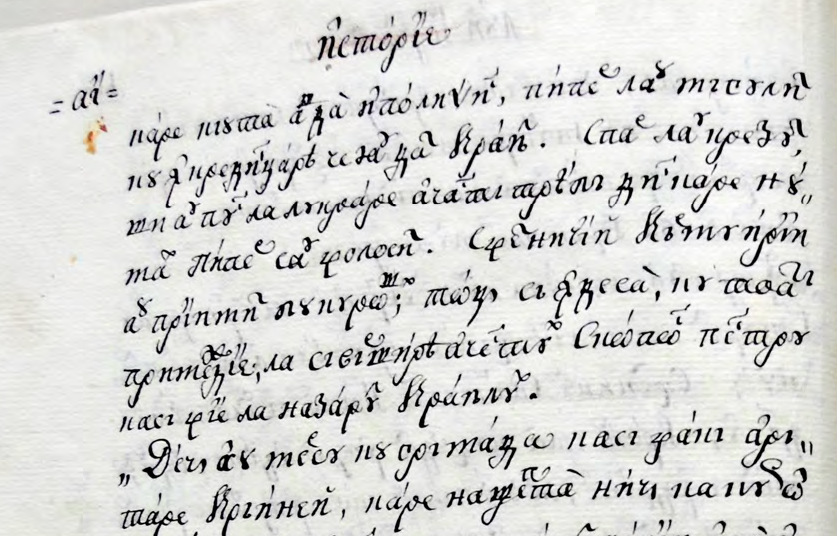
#> input picture Rows.png, 837 x 536 px, found by its file name
$ jupyter execute Ideea1.ipynb
#> lines starting #> are read from the running program, lines starting #| are printed output that depends on the picture
[cell 1]
import matplotlib.pyplot as plt
import cv2
import numpy as np
import skimage as si
import skimage.color

[cell 2]
I = plt.imread('Rows.png')
#> I is the input picture: shape (536, 837, 3) float32; mean R, G, B 0.837, 0.838, 0.83
I = si.color.rgb2gray(I)
#> I: shape (536, 837) float32
plt.imshow(I, cmap='gray')

[cell 3]
maxval = np.max(I)
#> maxval = 1
I = maxval - I # invert
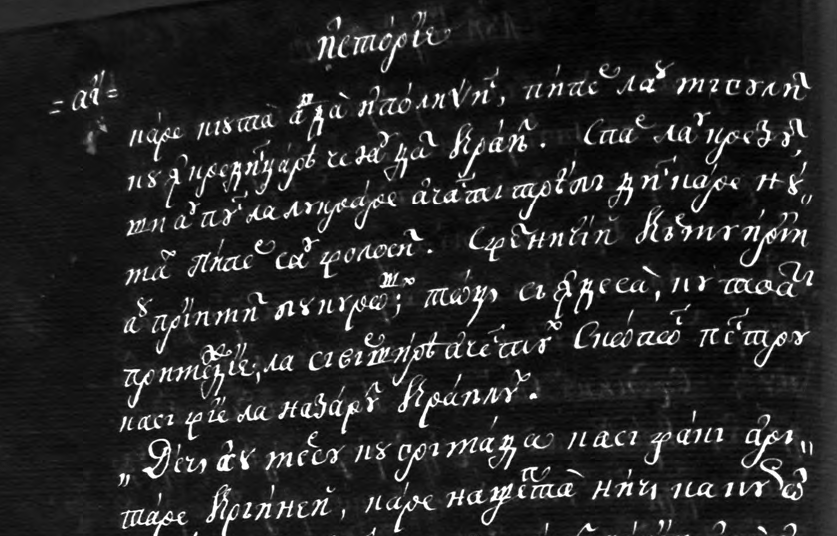
#> I: shape (536, 837) float32; min 0, max 1, mean 0.162
plt.imshow(I, cmap='gray')

[cell 4]
# create the figure
fig = plt.figure()
#ax = fig.gca(projection='3d')
ax = plt.axes(projection='3d')


# create the x and y coordinate arrays (here we just use pixel indices)
xx, yy = np.mgrid[0:I.shape[0], 0:I.shape[1]]

# plot
ax.plot_surface(xx, yy, I ,rstride=1, cstride=1, cmap=plt.cm.jet,
                linewidth=0)
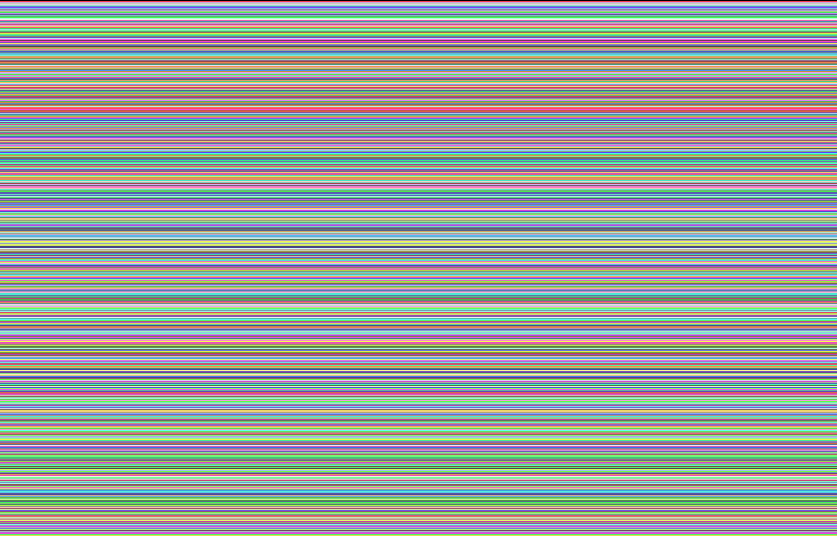
#> xx: shape (536, 837) int64; 536 distinct labels, from 0 to 535; one colour per label, 0 black
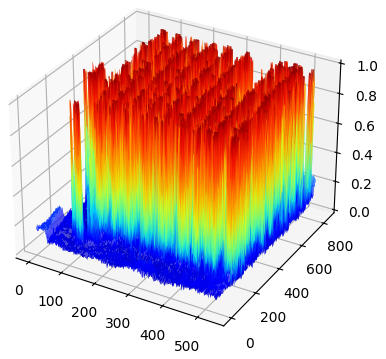
#> figure drawn by matplotlib, 1 panel

[cell 5]
I.shape
#> Out = (536, 837)
